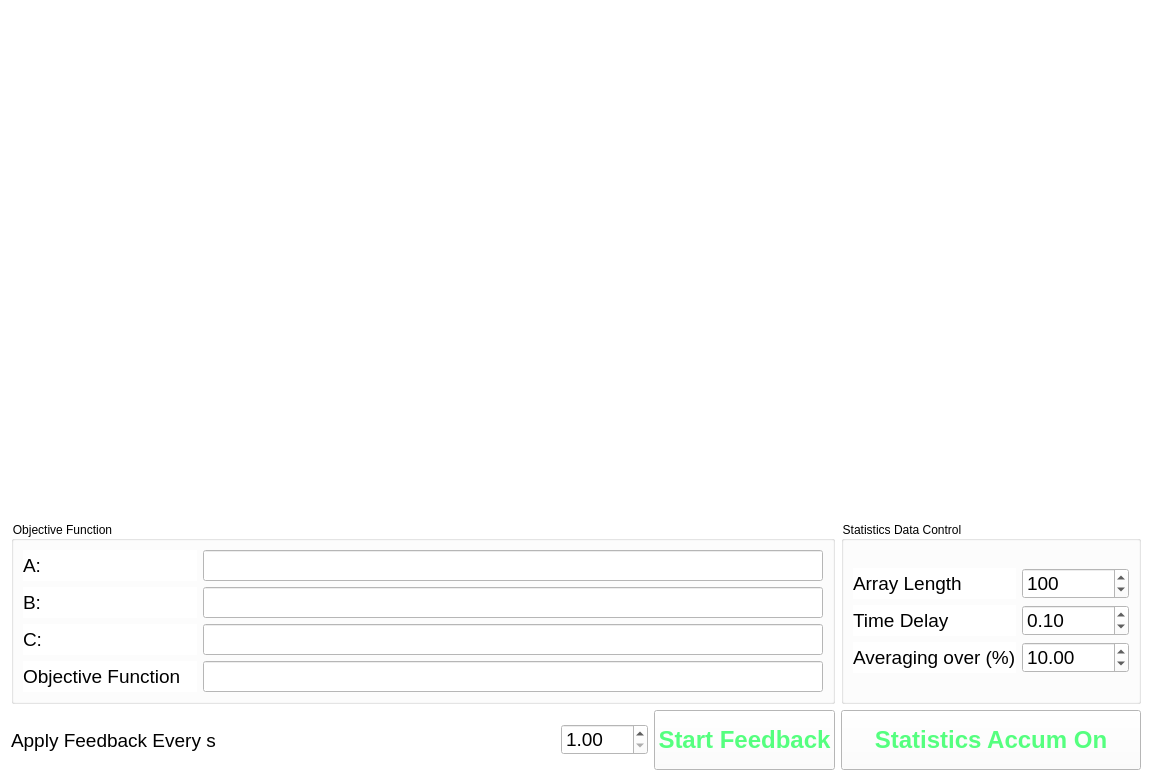
<?xml version="1.0" encoding="UTF-8"?>
<ui version="4.0">
 <class>Form</class>
 <widget class="QWidget" name="Form">
  <property name="geometry">
   <rect>
    <x>0</x>
    <y>0</y>
    <width>1152</width>
    <height>781</height>
   </rect>
  </property>
  <property name="minimumSize">
   <size>
    <width>0</width>
    <height>0</height>
   </size>
  </property>
  <property name="contextMenuPolicy">
   <enum>Qt::CustomContextMenu</enum>
  </property>
  <property name="windowTitle">
   <string>Ocelot Interface</string>
  </property>
  <property name="styleSheet">
   <string notr="true">background-color: white</string>
  </property>
  <layout class="QGridLayout" name="gridLayout_2">
   <item row="0" column="0">
    <layout class="QGridLayout" name="gridLayout">
     <item row="0" column="3">
      <widget class="QWidget" name="widget_2" native="true">
       <property name="minimumSize">
        <size>
         <width>300</width>
         <height>0</height>
        </size>
       </property>
      </widget>
     </item>
     <item row="4" column="3">
      <widget class="QGroupBox" name="groupBox_2">
       <property name="maximumSize">
        <size>
         <width>16777215</width>
         <height>205</height>
        </size>
       </property>
       <property name="title">
        <string>Statistics Data Control</string>
       </property>
       <layout class="QGridLayout" name="gridLayout_6">
        <item row="0" column="1">
         <layout class="QGridLayout" name="gridLayout_5">
          <item row="1" column="0">
           <widget class="QLabel" name="label_3">
            <property name="font">
             <font>
              <pointsize>14</pointsize>
             </font>
            </property>
            <property name="text">
             <string>Time Delay</string>
            </property>
           </widget>
          </item>
          <item row="0" column="1">
           <widget class="QSpinBox" name="sb_array_len">
            <property name="font">
             <font>
              <pointsize>14</pointsize>
             </font>
            </property>
            <property name="maximum">
             <number>5000</number>
            </property>
            <property name="singleStep">
             <number>10</number>
            </property>
            <property name="value">
             <number>100</number>
            </property>
           </widget>
          </item>
          <item row="0" column="0">
           <widget class="QLabel" name="label_2">
            <property name="font">
             <font>
              <pointsize>14</pointsize>
             </font>
            </property>
            <property name="text">
             <string>Array Length</string>
            </property>
           </widget>
          </item>
          <item row="1" column="1">
           <widget class="QDoubleSpinBox" name="sb_time_delay">
            <property name="font">
             <font>
              <pointsize>14</pointsize>
             </font>
            </property>
            <property name="locale">
             <locale language="English" country="UnitedStates"/>
            </property>
            <property name="maximum">
             <double>10.000000000000000</double>
            </property>
            <property name="singleStep">
             <double>0.010000000000000</double>
            </property>
            <property name="value">
             <double>0.100000000000000</double>
            </property>
           </widget>
          </item>
          <item row="2" column="1">
           <widget class="QDoubleSpinBox" name="sb_averaging">
            <property name="font">
             <font>
              <pointsize>14</pointsize>
             </font>
            </property>
            <property name="locale">
             <locale language="English" country="UnitedStates"/>
            </property>
            <property name="maximum">
             <double>100.000000000000000</double>
            </property>
            <property name="singleStep">
             <double>10.000000000000000</double>
            </property>
            <property name="value">
             <double>10.000000000000000</double>
            </property>
           </widget>
          </item>
          <item row="2" column="0">
           <widget class="QLabel" name="label_7">
            <property name="font">
             <font>
              <pointsize>14</pointsize>
             </font>
            </property>
            <property name="text">
             <string>Averaging over (%)</string>
            </property>
           </widget>
          </item>
         </layout>
        </item>
       </layout>
      </widget>
     </item>
     <item row="9" column="1">
      <widget class="QDoubleSpinBox" name="sb_feedback_rep">
       <property name="font">
        <font>
         <pointsize>14</pointsize>
        </font>
       </property>
       <property name="locale">
        <locale language="English" country="UnitedStates"/>
       </property>
       <property name="minimum">
        <double>1.000000000000000</double>
       </property>
       <property name="maximum">
        <double>100.000000000000000</double>
       </property>
       <property name="singleStep">
        <double>1.000000000000000</double>
       </property>
       <property name="value">
        <double>1.000000000000000</double>
       </property>
      </widget>
     </item>
     <item row="9" column="3">
      <widget class="QPushButton" name="pb_start_statistics">
       <property name="minimumSize">
        <size>
         <width>150</width>
         <height>60</height>
        </size>
       </property>
       <property name="font">
        <font>
         <pointsize>18</pointsize>
         <weight>75</weight>
         <bold>true</bold>
        </font>
       </property>
       <property name="styleSheet">
        <string notr="true">color: rgb(85, 255, 127);</string>
       </property>
       <property name="text">
        <string>Statistics Accum On</string>
       </property>
      </widget>
     </item>
     <item row="9" column="0">
      <widget class="QLabel" name="label_8">
       <property name="sizePolicy">
        <sizepolicy hsizetype="Expanding" vsizetype="Preferred">
         <horstretch>0</horstretch>
         <verstretch>0</verstretch>
        </sizepolicy>
       </property>
       <property name="font">
        <font>
         <pointsize>14</pointsize>
        </font>
       </property>
       <property name="text">
        <string>Apply Feedback Every s  </string>
       </property>
      </widget>
     </item>
     <item row="9" column="2">
      <widget class="QPushButton" name="pb_start_feedback">
       <property name="minimumSize">
        <size>
         <width>150</width>
         <height>60</height>
        </size>
       </property>
       <property name="font">
        <font>
         <pointsize>18</pointsize>
         <weight>75</weight>
         <bold>true</bold>
        </font>
       </property>
       <property name="styleSheet">
        <string notr="true">color: rgb(85, 255, 127);</string>
       </property>
       <property name="text">
        <string>Start Feedback</string>
       </property>
      </widget>
     </item>
     <item row="4" column="0" colspan="3">
      <widget class="QGroupBox" name="groupBox">
       <property name="sizePolicy">
        <sizepolicy hsizetype="Expanding" vsizetype="Preferred">
         <horstretch>0</horstretch>
         <verstretch>0</verstretch>
        </sizepolicy>
       </property>
       <property name="minimumSize">
        <size>
         <width>0</width>
         <height>0</height>
        </size>
       </property>
       <property name="maximumSize">
        <size>
         <width>16777215</width>
         <height>205</height>
        </size>
       </property>
       <property name="title">
        <string>Objective Function</string>
       </property>
       <layout class="QGridLayout" name="gridLayout_4">
        <item row="2" column="1">
         <layout class="QGridLayout" name="gridLayout_3">
          <item row="1" column="1">
           <widget class="QLineEdit" name="le_b">
            <property name="font">
             <font>
              <pointsize>14</pointsize>
             </font>
            </property>
           </widget>
          </item>
          <item row="3" column="0">
           <widget class="QLabel" name="label_6">
            <property name="font">
             <font>
              <pointsize>14</pointsize>
             </font>
            </property>
            <property name="text">
             <string>Objective Function   </string>
            </property>
           </widget>
          </item>
          <item row="2" column="1">
           <widget class="QLineEdit" name="le_c">
            <property name="font">
             <font>
              <pointsize>14</pointsize>
             </font>
            </property>
           </widget>
          </item>
          <item row="0" column="1">
           <widget class="QLineEdit" name="le_a">
            <property name="font">
             <font>
              <pointsize>14</pointsize>
             </font>
            </property>
           </widget>
          </item>
          <item row="0" column="0">
           <widget class="QLabel" name="label">
            <property name="font">
             <font>
              <pointsize>14</pointsize>
             </font>
            </property>
            <property name="text">
             <string>A:</string>
            </property>
           </widget>
          </item>
          <item row="1" column="0">
           <widget class="QLabel" name="label_4">
            <property name="font">
             <font>
              <pointsize>14</pointsize>
             </font>
            </property>
            <property name="text">
             <string>B:</string>
            </property>
           </widget>
          </item>
          <item row="2" column="0">
           <widget class="QLabel" name="label_5">
            <property name="font">
             <font>
              <pointsize>14</pointsize>
             </font>
            </property>
            <property name="text">
             <string>C:</string>
            </property>
           </widget>
          </item>
          <item row="3" column="1">
           <widget class="QLineEdit" name="le_of">
            <property name="font">
             <font>
              <pointsize>14</pointsize>
             </font>
            </property>
           </widget>
          </item>
         </layout>
        </item>
       </layout>
      </widget>
     </item>
     <item row="0" column="0" colspan="3">
      <widget class="QWidget" name="widget" native="true">
       <property name="sizePolicy">
        <sizepolicy hsizetype="Expanding" vsizetype="Expanding">
         <horstretch>0</horstretch>
         <verstretch>0</verstretch>
        </sizepolicy>
       </property>
       <property name="minimumSize">
        <size>
         <width>600</width>
         <height>0</height>
        </size>
       </property>
      </widget>
     </item>
    </layout>
   </item>
  </layout>
 </widget>
 <resources/>
 <connections/>
</ui>
